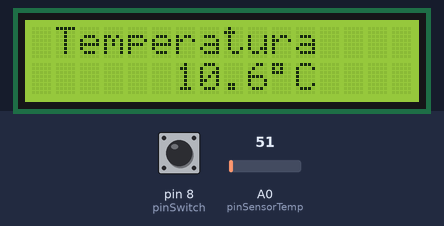
The sketch below on a simulated Arduino Uno, built with avr-gcc and run on an emulated ATmega328P. Parts: 16×2 character LCD. The inputs (shaded band) are chosen by the test bench; at power-on: pin 8 (pinSwitch) HIGH, A0 (pinSensorTemp) = 51.

Above: at 1.2 s.
1.3 s: pin 8 (pinSwitch) pulled LOW for 3.2 s
At 3.8 s:
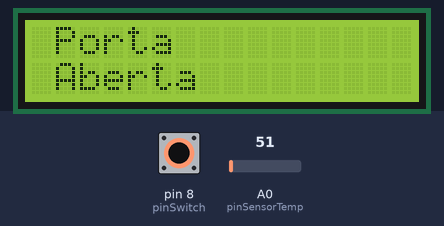
7.5 s: A0 (pinSensorTemp) set to 61
At 9.2 s:
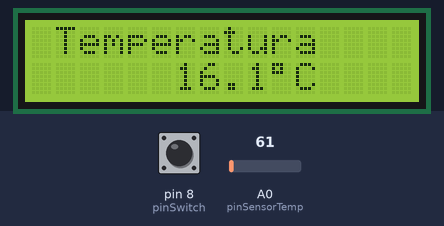
9.6 s: A0 (pinSensorTemp) set to 71
At 11.1 s:
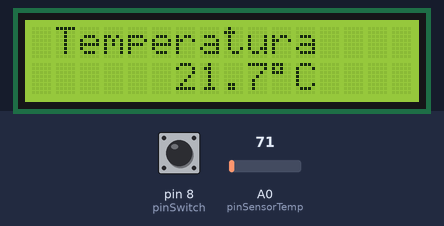
11.6 s: A0 (pinSensorTemp) set to 86
At 13.0 s:
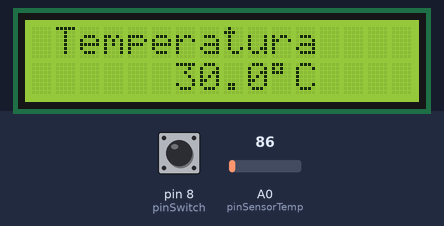
13.6 s: pin 8 (pinSwitch) pulled LOW for 1.2 s
At 15.8 s:
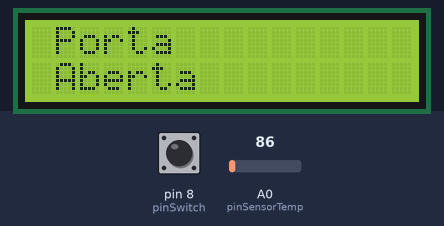
Timing chart, 0 to 17.3 s (numbered marks = the images above; inputs shaded):
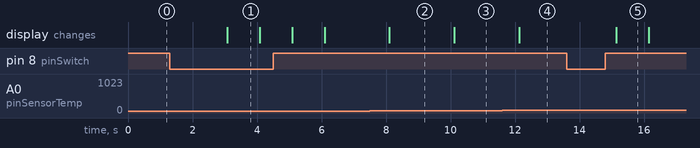

The sketch:

temperatura.ino
```cpp
#include<LiquidCrystal.h>

LiquidCrystal lcd(1,2,4,5,6,7);
const int pinSwitch = 8;
int StatuSwitch = 0;
const int pinSensorTemp=0;
int valueSensorTemp=0;
float celcius;
unsigned long tempoAnterior;
unsigned long tempoAtual;
const long pamt = 8000;

void setup(){
   lcd.begin(16,2);
   pinMode(pinSensorTemp,INPUT);
   pinMode(pinSwitch, INPUT);

}

void loop(){
  StatuSwitch = digitalRead(pinSwitch);
  valueSensorTemp = analogRead(pinSensorTemp);
  celcius = (valueSensorTemp-32)/1.8;

  lcd.clear();
  lcd.setCursor(1,0);
  lcd.print("Temperatura");
  lcd.setCursor(6,1);
  lcd.print(celcius,1);
  lcd.print((char)223);
  lcd.print("C");
  delay(1000);
  tempoAtual = millis();

  if(StatuSwitch == LOW){
    if (tempoAtual-tempoAnterior>=pamt){
      lcd.clear();
      lcd.setCursor(1,0);
      lcd.print("Porta 1 ");
      lcd.setCursor(1,1);
      lcd.print("PAMT");
      delay(1000);
      }
    else{
      lcd.clear();
      lcd.setCursor(1,0);
      lcd.print("Porta");
      lcd.setCursor(1,1);
      lcd.print("Aberta");
      delay(1000);
      }
  }
  else{
    tempoAnterior=tempoAtual;
    }
}
```

Measured:
- after the input at 1.3 s, the display: changes after 1.8 s (image 1)
- after the input at 7.5 s, the display: changes after 0.61 s (image 2)
- after the input at 9.6 s, the display: changes after 0.52 s (image 3)
- after the input at 11.6 s, the display: changes after 0.53 s (image 4)
- after the input at 13.6 s, the display: changes after 1.5 s (image 5)
- what the display in image 1 shows lasts 1.0 s, from 3.1 s to 4.1 s
